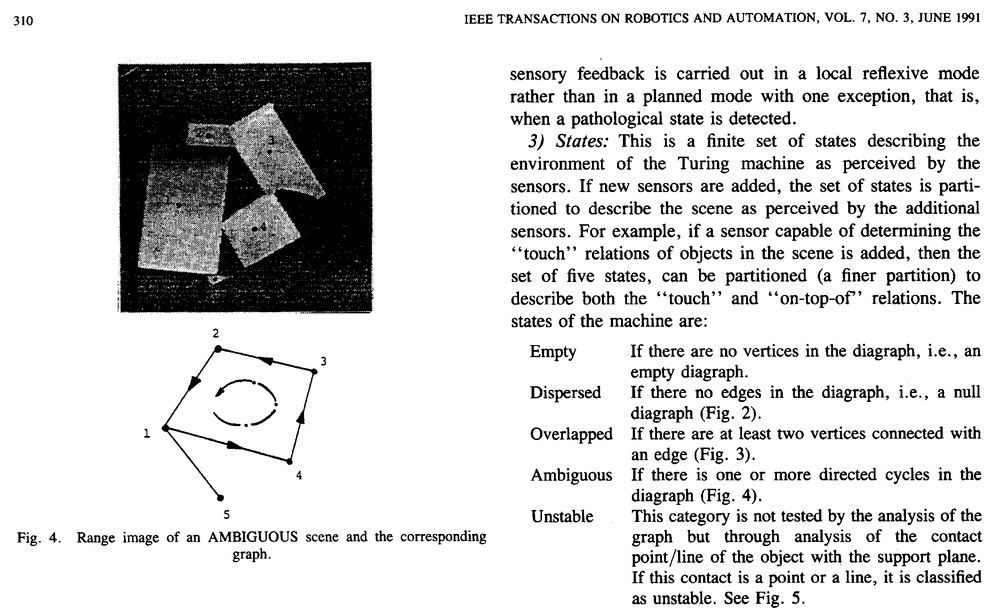
#> input picture 05-trabalho04-pi/input_images/bitmap.pbm, 1000 x 615 px, shrunk from 2233 x 1374 before the run, found by its file name
$ jupyter execute 01-Trabalho04-pi.ipynb   (shell and % lines are left out)
#> lines starting #> are read from the running program, lines starting #| are printed output that depends on the picture; after the words box and inside, x2 and y2 are one past the last pixel; in counts of white or black regions, pixels touching at a corner belong together; long printed decimals are rounded
# <center> Trabalho 04 - Introdução ao Processamento de Imagem Digital </center>

**Aluno(a):** Marianna de Pinho Severo <br>
**RA:** 264960 <br>
**Professor:** Hélio Pedrini

### Passo 01: Importar bibliotecas

[cell 1]
import numpy as np
import cv2 as cv
import matplotlib.pyplot as plt
import pandas as pd

#### PBM
http://netpbm.sourceforge.net/doc/pbm.html

#### Morphological operations
https://opencv-python-tutroals.readthedocs.io/en/latest/py_tutorials/py_imgproc/py_morphological_ops/py_morphological_ops.html

#### Connected components
https://stackoverflow.com/questions/46441893/connected-component-labeling-in-python

### Passo 02: Definir funções auxiliares

[cell 2]
def print_image(image, color=0):

    plt.figure(figsize=(10,10))

    if not color:
        plt.imshow(image, cmap='gray')
    else:
        plt.imshow(image)

[cell 3]
def imshow_components(labels): #Refereciar stack overflow
    # Map component labels to hue val
    label_hue = np.uint8(179*labels/np.max(labels))
    blank_ch = 255*np.ones_like(label_hue)
    labeled_img = cv.merge([label_hue, blank_ch, blank_ch])

    # cvt to BGR for display
    labeled_img = cv.cvtColor(labeled_img, cv.COLOR_HSV2BGR)

    # set bg label to black
    labeled_img[label_hue==0] = 0

    print_image(labeled_img)
#     cv.imshow('labeled.png', labeled_img)
#     cv.waitKey()

[cell 4]
def imshow_components_rectagles(labels, stats): #Refereciar stack overflow
    # Map component labels to hue val
    label_hue = np.uint8(179*labels/np.max(labels))
    blank_ch = 255*np.ones_like(label_hue)
    labeled_img = cv.merge([label_hue, blank_ch, blank_ch])

    # cvt to BGR for display
    labeled_img = cv.cvtColor(labeled_img, cv.COLOR_HSV2BGR)

    # set bg label to black
    labeled_img[label_hue==0] = 0

    for stat in stats:
        cv.rectangle(labeled_img, (stat[0], stat[1]), (stat[0]+stat[2], stat[1]+stat[3]), (255, 255, 255), 3)


    print_image(labeled_img)
#     cv.imshow('labeled.png', labeled_img)
#     cv.waitKey()

[cell 5]
def getBlackPixelsRate(image,stat,color=1): #Black is considered 1 and White is considered 0
    init_x = stat[0]
    init_y = stat[1]
    dx = stat[2]
    dy = stat[3]

    area = (dx)*(dy)

    aux_image = image[init_y: init_y+dy,init_x:init_x + dx]
    aux_image = aux_image[aux_image == color]

    return len(aux_image)/area, len(aux_image), area

[cell 6]
def getTransitionsRate(image, stat, total_black): #Black is 1 and White is 0

    if total_black == 0:
        return 0,0,0,0

    init_x = stat[0]
    init_y = stat[1]
    dx = stat[2]
    dy = stat[3]

    hor_count = 0
    ver_count = 0

    max_y = init_y+dy
    max_x = init_x+dx

    for line in range(init_y, max_y):
        for col in range(init_x, max_x):
            north = line - 1
            south = line + 1
            west = col - 1
            east = col + 1

            #left neighbor
            if west >= 0 and (image[line, col] == 0 and image[line,west] == 1):
                hor_count+=1

            # right neighbor
            if east < max_x and (image[line, col] == 0 and image[line,east] == 1):
                hor_count+=1

            #top neighbor
            if north >= 0 and (image[line,col] == 0 and image[north, col] == 1):
                ver_count+=1

            #bottom neighbor
            if south < max_y and (image[line,col] == 0 and image[south, col] == 1):
                ver_count+=1

    return (hor_count + ver_count)/total_black, hor_count, ver_count,total_black

### Passo 03: Ler imagem

A imagem que vamos usar neste projeto é do tipo *Portable Bitmap* (PBM). Dessa maneira, esperamos que os pixels do objeto (pixels pretos) sejam representados por valores iguais a 1 e os pixels do fundo (brancos) por valores iguais a 0.

Quando lemos essa imagem utilizando o método **imread** do *opencv*, a imagem é lida no formato monocromático, o que significa que seus valores poderão apresentar valores no intervalo de 0 a 255. Como na imagem lida só existem dois valores diferentes de pixels (0 e 255) e os valores 0 são atribuídos aos objetos, enquanto os valores 255 são atribuídos ao fundo, faremos a negação dessa imagem e dividiremos as intensidades de seus pixels por 255, de maneira a obtermos um arranjo de pixels como o esperado para uma imagem do tipo PBM.

[cell 7]
image = cv.imread('input_images/bitmap.pbm',0)
#> image is the input picture: shape (615, 1000); min 0, max 255, mean 215.8
image = cv.bitwise_not(image)//255
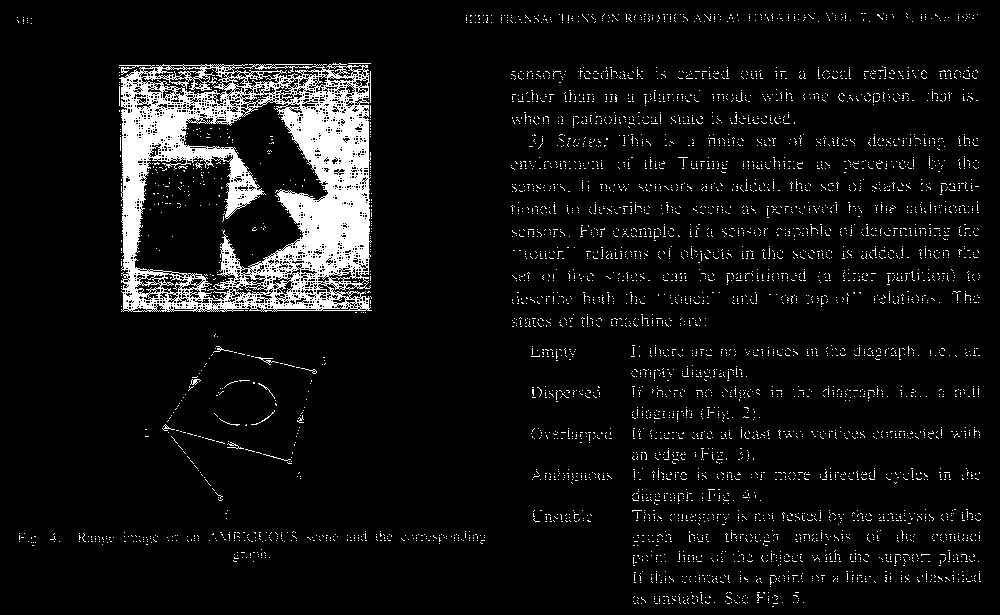
#> image: shape (615, 1000); values 0 (black) and 1 (white), 6.9% white; 5036 white regions (5021 under 20 px), largest, box (x1, y1, x2, y2) and area: (119, 63, 372, 312) 30407, (255, 357, 279, 365) 47, (227, 442, 244, 449) 37
image.shape
#> Out = (615, 1000)

### Passo 04: Criar elementos estruturantes

#### a) Elemento estruturante de 1 x 100

[cell 8]
kernel1_100 = np.ones((1,100),np.uint8)
kernel1_100

#### b) Elemento estruturante de 200 x 1

[cell 9]
kernel200_1 = np.ones((200,1), np.uint8)

#### c) Elemento estruturante de 1 x 30

[cell 10]
kernel1_30 = np.ones((1,30), np.uint8)
kernel1_30

### Passo 05: Aplicar etapas indicadas na descrição do trabalho

#### Etapa 01: Aplicar dilatação na imagem original com elemento estruturante de 1 x 100

[cell 11]
image_p1 = cv.dilate(np.copy(image),kernel1_100, iterations=2)
#> image_p1: shape (615, 1000); values 0 (black) and 1 (white), 51.9% white; 44 black regions (6 under 20 px), largest, box (x1, y1, x2, y2) and area: (0, 0, 1000, 533) 191136, (0, 542, 1000, 615) 52121, (460, 102, 1000, 134) 10456

[cell 12]
print_image(image_p1)

#### Etapa 02: Aplicar erosão na imagem da etapa 1 com elemento estruturante de 1 x 100

[cell 13]
image_p2 = cv.erode(np.copy(image_p1),kernel1_100)
#> image_p2: shape (615, 1000); values 0 (black) and 1 (white), 42.2% white; 59 white regions, largest, box (x1, y1, x2, y2) and area: (71, 63, 1000, 313) 159178, (0, 530, 1000, 544) 10882, (97, 408, 355, 464) 9375

[cell 14]
print_image(image_p2)

#### Etapa 03: Aplicar dilatação na imagem original com elemento estruturante de 200 x 1

[cell 15]
image_p3 = cv.dilate(np.copy(image),kernel200_1, iterations=8)
#> image_p3: shape (615, 1000); values 0 (black) and 1 (white), 83.2% white; 51 black regions, largest, box (x1, y1, x2, y2) and area: (60, 0, 79, 615) 11685, (981, 0, 1000, 615) 11685, (0, 0, 17, 615) 10455

[cell 16]
print_image(image_p3)

#### Etapa 04: Aplicar erosão na imagem da etapa 3 com elemento estruturante de 200 x 1

[cell 17]
image_p4 = cv.erode(np.copy(image_p3),kernel200_1)

[cell 18]
print_image(image_p4)

#### Etapa 05: Fazer intersecção das imagens produzidas nas etapas 2 e 4

[cell 19]
image_p5 = cv.bitwise_and(image_p2, image_p4)
#> image_p5: shape (615, 1000); values 0 (black) and 1 (white), 38% white; 863 white regions (661 under 20 px), largest, box (x1, y1, x2, y2) and area: (119, 63, 372, 313) 62852, (119, 408, 355, 464) 9312, (510, 345, 981, 361) 6043

[cell 20]
print_image(image_p5)

#### Etapa 06: Aplicar fechamento na imagem da etapa 5 com elemento estruturante de 1 x 30

[cell 21]
image_p6 = cv.morphologyEx(image_p5, cv.MORPH_CLOSE, kernel1_30)
#> image_p6: shape (615, 1000); values 0 (black) and 1 (white), 41.2% white; 59 white regions, largest, box (x1, y1, x2, y2) and area: (80, 63, 982, 313) 155521, (18, 530, 982, 544) 10480, (99, 408, 356, 464) 9354

[cell 22]
print_image(image_p6)

#### Etapa 07: Identificação de componentes conexos na imagem da etapa 06

[cell 23]
number_of_labels, image_labels, stats, centroids = cv.connectedComponentsWithStats(image_p6)
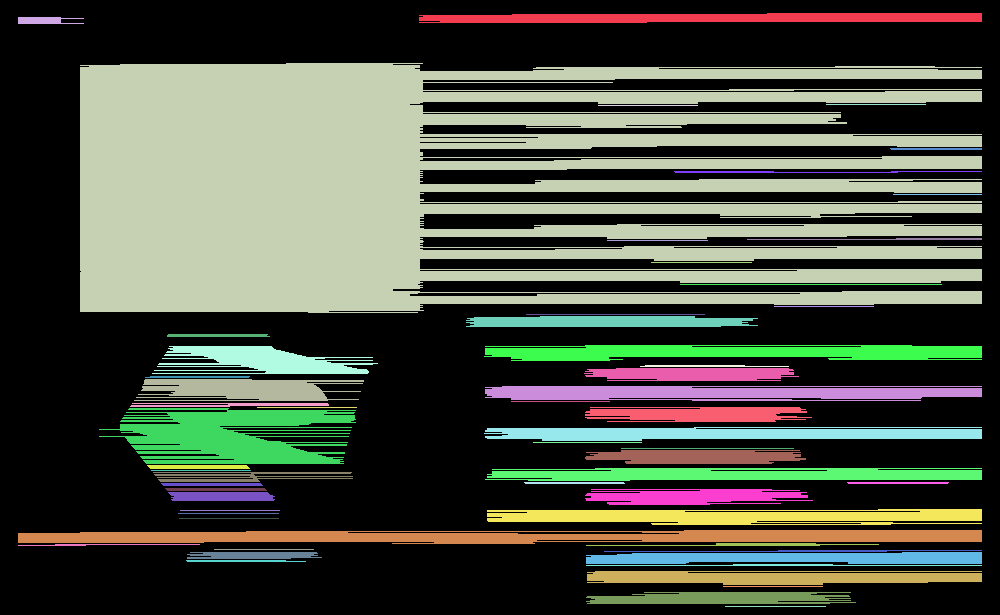
#> image_labels: shape (615, 1000) int32; 60 distinct labels, from 0 to 59; one colour per label, 0 black
#> number_of_labels = 60; stats = 60 rows, first 6: [0, 0, 1000, 615, 361783], [419, 13, 563, 10, 4829], [18, 17, 66, 7, 347], [80, 63, 902, 250, 155521], [598, 105, 100, 1, 100], [826, 104, 100, 1, 100]; centroids = 60 pairs, first value 43.37 to 937, second value 17.57 to 606

[cell 24]
print(number_of_labels)
#| 60

[cell 25]
imshow_components(np.copy(image_labels))

[cell 26]
imshow_components_rectagles(np.copy(image_labels),stats)
#> the loop in imshow_components_rectagles, `for stat in stats:` made 60 passes
#> stat on passes 1 to 12: [0, 0, 1000, 615, 361783], [419, 13, 563, 10, 4829], [18, 17, 66, 7, 347], [80, 63, 902, 250, 155521], [598, 105, 100, 1, 100], [826, 104, 100, 1, 100], [890, 148, 92, 2, 183], [674, 171, 308, 2, 414], [893, 194, 89, 1, 89], [747, 238, 235, 2, 321], [607, 240, 101, 1, 101], [651, 262, 101, 1, 101]
#> after the loop in imshow_components_rectagles, `for stat in stats:`:
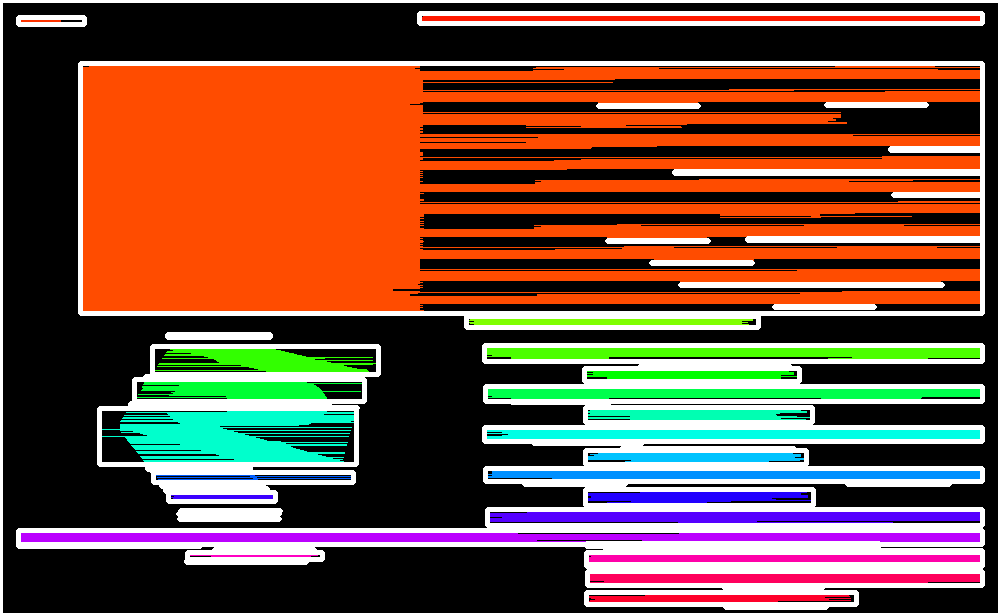
#> labeled_img: shape (615, 1000, 3); mean B, G, R 64, 82.1, 119.9

#### Etapa 8: calcular razões para os componentes conexos obtidos na etapa 7

##### a) Calcular razão entre o número de pixels pretos e o número total de pixels, para cada retângulo envolvendo um componente conexo

[cell 27]
black_pixels_ratios={}
black_pixels_amount = {}
component_area = {}

[cell 28]
for label, stat in zip(range(number_of_labels),stats):
    black_pixels_ratios[label], black_pixels_amount[label], component_area[label] = getBlackPixelsRate(np.copy(image_p6),stat)
#> this loop made 60 passes
#> (stat, init_x in getBlackPixelsRate, init_y in getBlackPixelsRate, dx in getBlackPixelsRate, dy in getBlackPixelsRate, area in getBlackPixelsRate) on passes 1, 2, 3, 4, 7, 8, 10, 16, 17, 18, 19, 20: ([0, 0, 1000, 615, 361783], 0, 0, 1000, 615, 615000), ([419, 13, 563, 10, 4829], 419, 13, 563, 10, 5630), ([18, 17, 66, 7, 347], 18, 17, 66, 7, 462), ([80, 63, 902, 250, 155521], 80, 63, 902, 250, 225500), ([890, 148, 92, 2, 183], 890, 148, 92, 2, 184), ([674, 171, 308, 2, 414], 674, 171, 308, 2, 616), ([747, 238, 235, 2, 321], 747, 238, 235, 2, 470), ([466, 316, 292, 11, 2877], 466, 316, 292, 11, 3212), ([167, 334, 103, 3, 303], 167, 334, 103, 3, 309), ([484, 345, 498, 16, 6297], 484, 345, 498, 16, 7968), ([152, 346, 226, 28, 3726], 152, 346, 226, 28, 6328), ([640, 365, 149, 2, 249], 640, 365, 149, 2, 298)
#> after the loop, black_pixels_amount = 60 items; black_pixels_ratios = 60 items; component_area = 60 items

[cell 29]
for label in black_pixels_ratios:
    print('Componente:{} | Ratio:{} | Blacks:{} | Area:{}'.format(label,black_pixels_ratios[label], black_pixels_amount[label], component_area[label]))
#> this loop made 60 passes
#| Componente:0 | Ratio:0.4117 | Blacks:253217 | Area:615000
#| Componente:1 | Ratio:0.8577 | Blacks:4829 | Area:5630
#| Componente:2 | Ratio:0.7511 | Blacks:347 | Area:462
#| Componente:3 | Ratio:0.6975 | Blacks:157292 | Area:225500
#| Componente:4 | Ratio:1.0 | Blacks:100 | Area:100
#| Componente:5 | Ratio:1.0 | Blacks:100 | Area:100
#| Componente:6 | Ratio:0.9946 | Blacks:183 | Area:184
#| Componente:7 | Ratio:0.6721 | Blacks:414 | Area:616
#> (further printed lines are left out)

[cell 30]
np.sort(list(component_area.values()))
#> Out = 60 values from 89 to 615000

[cell 31]
imshow_components_rectagles(image_labels, stats[34:35])
#> the loop in imshow_components_rectagles (call 2), `for stat in stats:` made 1 pass
#> stat on pass 1: [485, 468, 497, 13, 5502]
#> after the loop in imshow_components_rectagles (call 2), `for stat in stats:`:
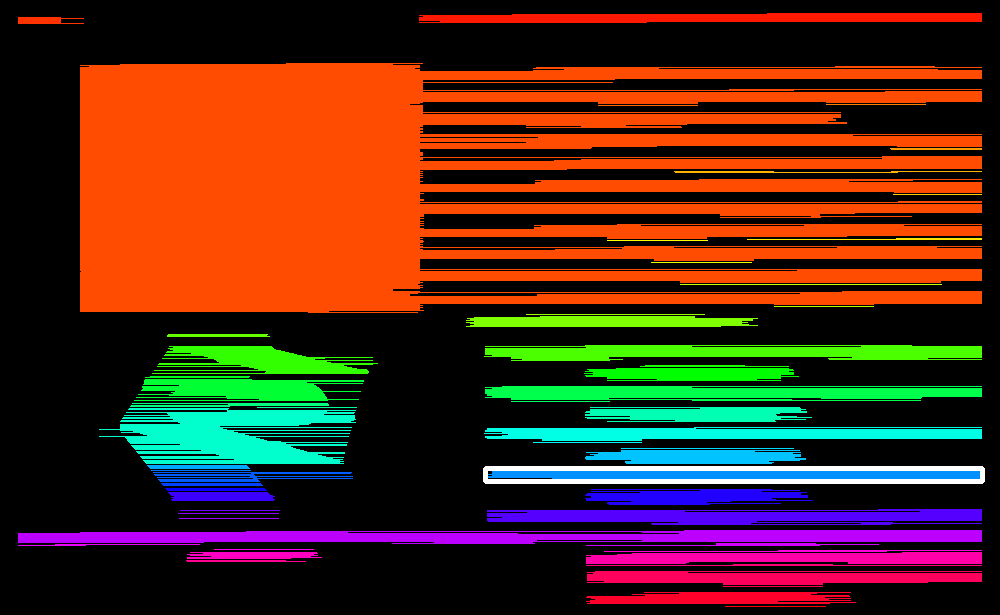
#> labeled_img: shape (615, 1000, 3); mean B, G, R 24.6, 42.9, 81.5

##### b) Razão entre o número de transições de branco para preto e o número de pixels pretos, para cada retângulo envolvendo um componente conexo

[cell 32]
transition_ratios={}
hor_tran_amount = {}
ver_tran_amount = {}
total_black_amount = {}

[cell 33]
for label, stat in zip(range(number_of_labels),stats):
    transition_ratios[label], hor_tran_amount[label], ver_tran_amount[label], total_black_amount[label] = getTransitionsRate(np.copy(image_p6), stat, black_pixels_amount[label])
#> this loop made 60 passes
#> (stat, init_x in getTransitionsRate, init_y in getTransitionsRate, dx in getTransitionsRate, dy in getTransitionsRate, max_y in getTransitionsRate, max_x in getTransitionsRate) on passes 1 to 12: ([0, 0, 1000, 615, 361783], 0, 0, 1000, 615, 615, 1000), ([419, 13, 563, 10, 4829], 419, 13, 563, 10, 23, 982), ([18, 17, 66, 7, 347], 18, 17, 66, 7, 24, 84), ([80, 63, 902, 250, 155521], 80, 63, 902, 250, 313, 982), ([598, 105, 100, 1, 100], 598, 105, 100, 1, 106, 698), ([826, 104, 100, 1, 100], 826, 104, 100, 1, 105, 926), ([890, 148, 92, 2, 183], 890, 148, 92, 2, 150, 982), ([674, 171, 308, 2, 414], 674, 171, 308, 2, 173, 982), ([893, 194, 89, 1, 89], 893, 194, 89, 1, 195, 982), ([747, 238, 235, 2, 321], 747, 238, 235, 2, 240, 982), ([607, 240, 101, 1, 101], 607, 240, 101, 1, 241, 708), ([651, 262, 101, 1, 101], 651, 262, 101, 1, 263, 752)
#> stat on passes 51 to 56: [214, 549, 100, 1, 100], [604, 550, 378, 2, 487], [187, 552, 135, 7, 836], [586, 552, 396, 12, 4033], [186, 560, 120, 2, 219], [586, 564, 396, 2, 496]

[cell 34]
for label in transition_ratios:
    print('Componente:{} | Ratio:{} | Horizontal:{}, Vertical:{} | Blacks:{}'.format(label,transition_ratios[label], hor_tran_amount[label], ver_tran_amount[label], total_black_amount[label]))

[cell 35]
np.sort(list(transition_ratios.values()))
#> Out = 60 values from 0 to 1.07

#### Etapa 9: Criar uma regra, baseada na Etapa 8, para determinar se um componente conexo é texto ou não

[cell 36]
component_classes = {}

[cell 37]
for comp_key in range(number_of_labels):
    if black_pixels_ratios[comp_key] < 0.53:
        component_classes[comp_key] = 0
    elif transition_ratios[comp_key] < 0.014:
        component_classes[comp_key] = 0
    else:
        component_classes[comp_key] = 1

[cell 38]
# for key in component_classes:
#     print("Componente:{} | Text: {}".format(key,component_classes[key]))

[cell 39]
text_labels = [key for key in component_classes if component_classes[key] == 1]
no_text_labels = [key for key in component_classes if component_classes[key] == 0]
text_stats = stats[text_labels]

text_image = np.copy(image_labels)
for l in no_text_labels:
    text_image[text_image == l] = 0
#> this loop made 21 passes
#> l on passes 2 to 13: 4, 5, 6, 8, 10, 11, 12, 13, 14, 24, 26, 30
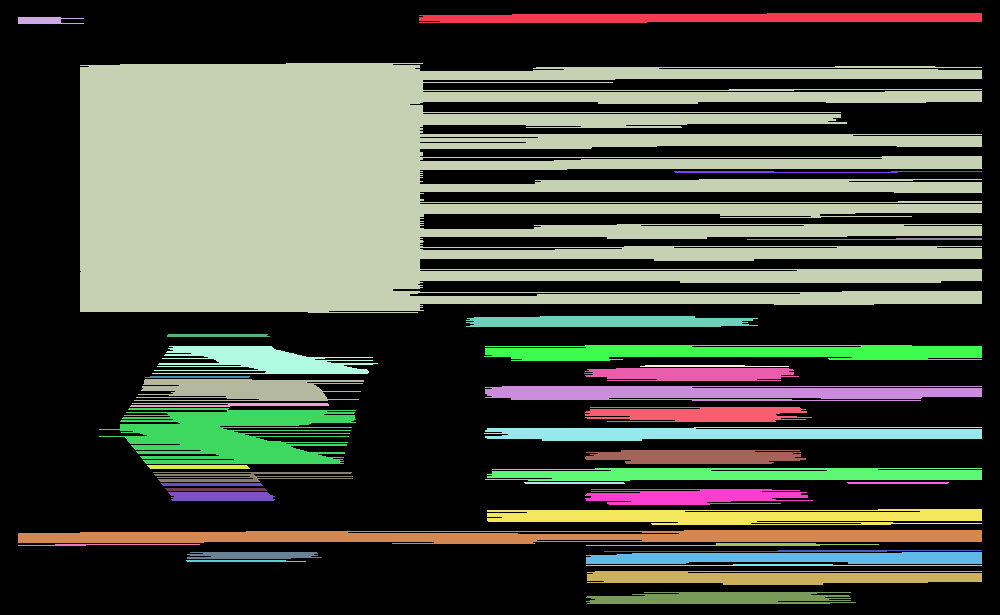
#> text_image: shape (615, 1000) int32; 40 distinct labels, from 0 to 58; one colour per label, 0 black

[cell 40]
print(len(text_labels))
imshow_components_rectagles(text_image, text_stats)
#> the loop in imshow_components_rectagles (call 3), `for stat in stats:` made 39 passes
#> stat on passes 1 to 12: [419, 13, 563, 10, 4829], [18, 17, 66, 7, 347], [80, 63, 902, 250, 155521], [674, 171, 308, 2, 414], [747, 238, 235, 2, 321], [466, 316, 292, 11, 2877], [167, 334, 103, 3, 303], [484, 345, 498, 16, 6297], [152, 346, 226, 28, 3726], [640, 365, 149, 2, 249], [584, 368, 215, 13, 2431], [145, 376, 105, 2, 204]
#> after the loop in imshow_components_rectagles (call 3), `for stat in stats:`:
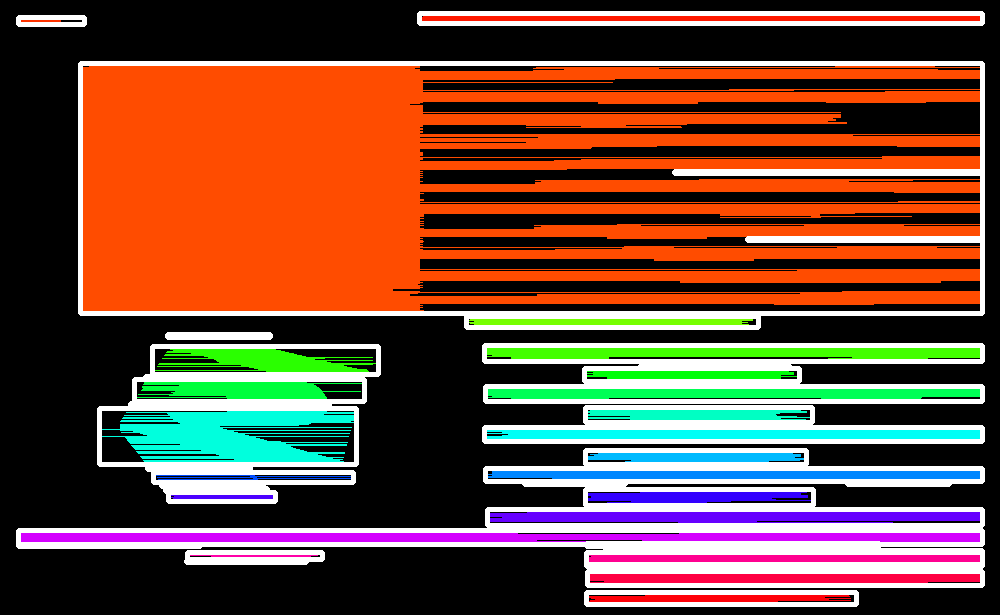
#> labeled_img: shape (615, 1000, 3); mean B, G, R 57.1, 75.1, 113.7

#### Etapa 10: Segmentar palavras, colocar retângulos e calcular quantidades

##### a) Segmentar palavras

[cell 41]
np.unique(text_image)
text_image = np.uint8(text_image)
teste_i = cv.bitwise_and(image,text_image)
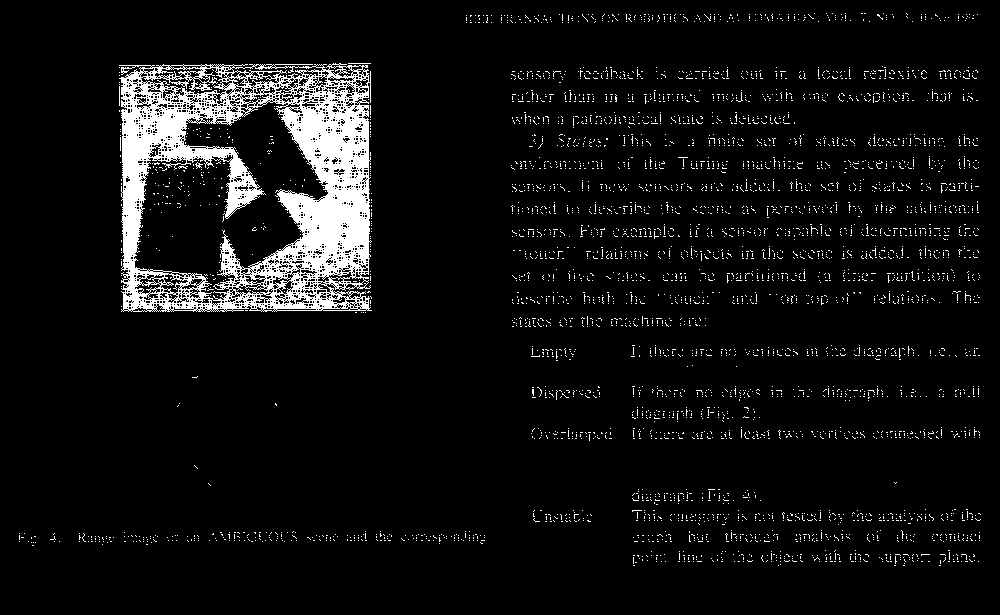
#> teste_i: shape (615, 1000); values 0 (black) and 1 (white), 6.6% white; 4294 white regions (4290 under 20 px), largest, box (x1, y1, x2, y2) and area: (119, 63, 372, 312) 30407, (348, 63, 371, 64) 23, (195, 162, 203, 169) 22, (119, 86, 120, 106) 20

[cell 42]
image_10 = cv.morphologyEx(text_image, cv.MORPH_OPEN, kernel1_30)
